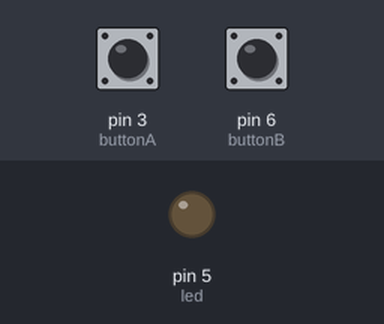
A sketch run on a simulated Arduino Uno, built with avr-gcc and run on an emulated ATmega328P. Parts: output pins drawn as LEDs (lit = HIGH). Inputs (shaded band) come from the test bench; at power-on: pin 3 (buttonA) HIGH, pin 6 (buttonB) HIGH.

Above: at 1.2 s.
1.3 s: pin 3 (buttonA) pulled LOW for 0.15 s
At 1.8 s:
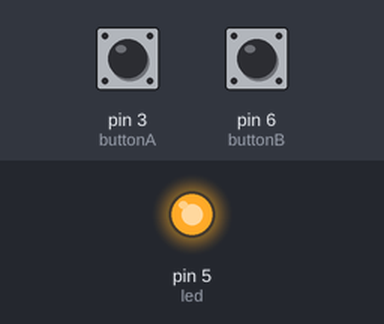
2.9 s: pin 6 (buttonB) pulled LOW for 0.15 s
At 4.1 s:
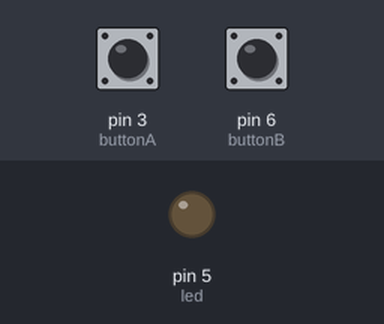
4.5 s: pin 3 (buttonA) pulled LOW for 1 s
At 5.4 s:
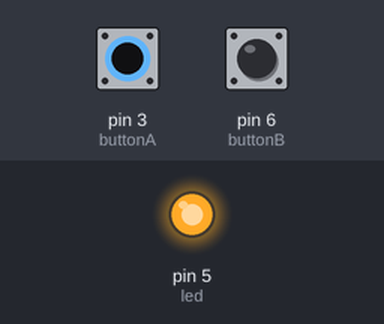
7.0 s: pin 3 (buttonA) driven LOW and pin 6 (buttonB) driven LOW
At 7.6 s:
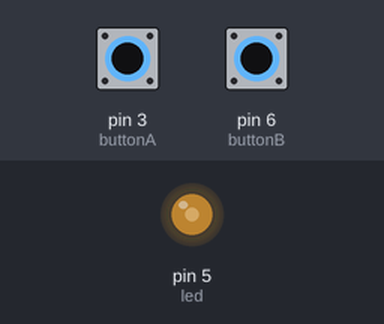
8.5 s: pin 6 (buttonB) driven HIGH
At 9.4 s:
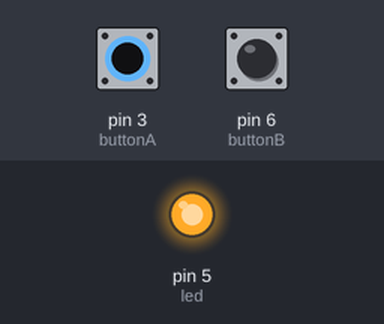
Timing chart, 0 to 11.0 s (numbered marks = the images above; inputs shaded):
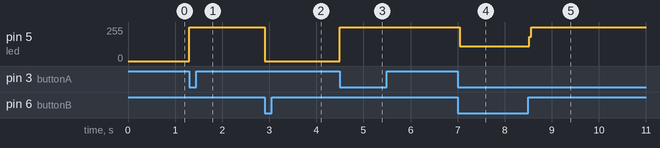

The sketch:

DigitalInput.ino
```cpp
int buttonA = 3;
int led = 5;
int buttonB = 6;
void setup() {
  // put your setup code here, to run once:
  pinMode(led, OUTPUT);
  pinMode(buttonA, INPUT_PULLUP);
  pinMode(buttonB, INPUT_PULLUP);
  Serial.begin(9600);
  Serial.println();
}

void loop() {

  if (digitalRead(buttonA) == LOW) {
    digitalWrite(led, HIGH);
  }
  if (digitalRead(buttonB) == LOW) {
    digitalWrite(led, LOW);
  }
}
```

Measured:
- after the input at 1.3 s, pin 5 (led): 0/255 → 255/255 at once
- after the input at 2.9 s, pin 5 (led): 255/255 → 0/255 at once
- after the input at 4.5 s, pin 5 (led): 0/255 → 255/255 at once
- after the input at 7.0 s, pin 5 (led): 255/255 → 109/255 at once
- after the input at 8.5 s, pin 5 (led): 109/255 → 255/255 at once
